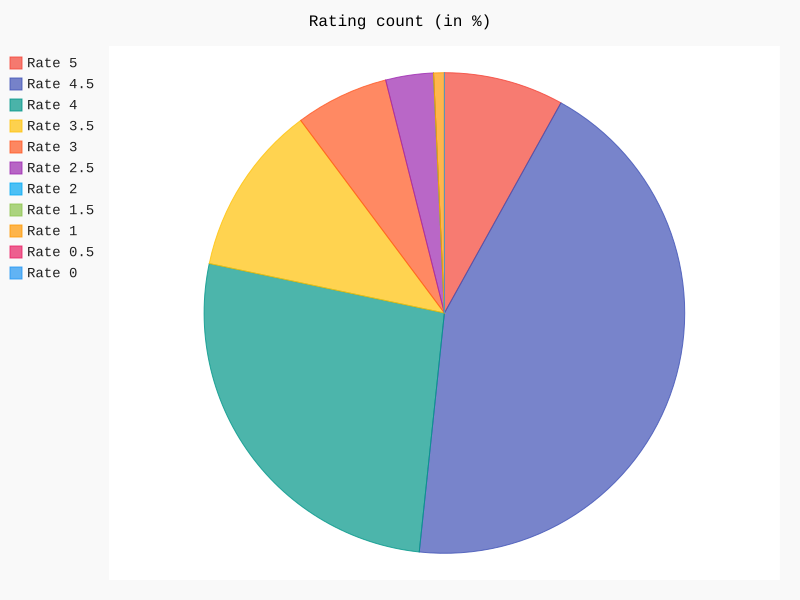

Recreate this plot in Python.
import os
import uuid
from pygal import *
pie_chart = Pie()
pie_chart.title = "Rating count (in %)"


pie_chart.add("Rate 5",492/7197*100)
pie_chart.add("Rate 4.5",2663/7197*100)
pie_chart.add("Rate 4",1626/7197*100)
pie_chart.add("Rate 3.5",702/7197*100)
pie_chart.add("Rate 3",383/7197*100)
pie_chart.add("Rate 2.5",196/7197*100)
pie_chart.add("Rate 2",106/7197/100)
pie_chart.add("Rate 1.5",56/7197/100)
pie_chart.add("Rate 1",44/7197*100)
pie_chart.add("Rate 0.5",0)
pie_chart.add("Rate 0",929/7197/100)

pie_chart.render_to_file('count pie.svg')
